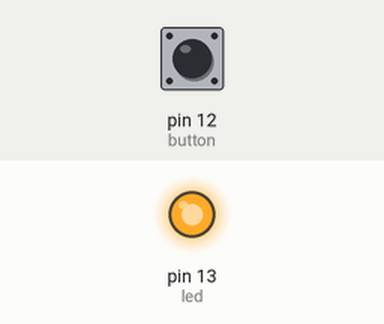
Simulated run of this sketch. Board: Arduino Uno, built with avr-gcc and run on an emulated ATmega328P. Shown: output pins drawn as LEDs (lit = HIGH). The inputs (shaded band) are chosen by the test bench; at power-on: pin 12 (button) HIGH.

Above: at 1.2 s.
1.3 s: pin 12 (button) pulled LOW for 0.15 s
At 1.37 s:
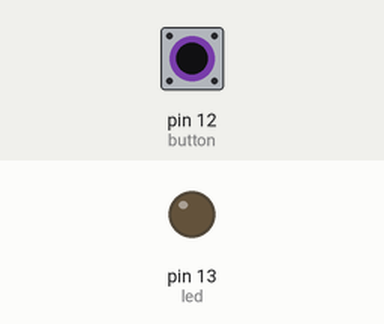
2.9 s: pin 12 (button) pulled LOW for 3.2 s
At 6.7 s:
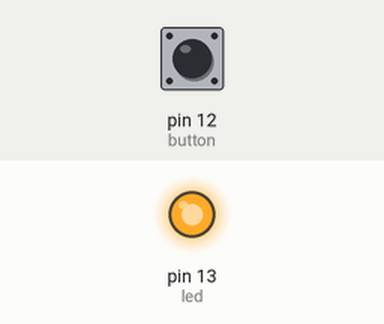
Timing chart, 0 to 8.2 s (numbered marks = the images above; inputs shaded):
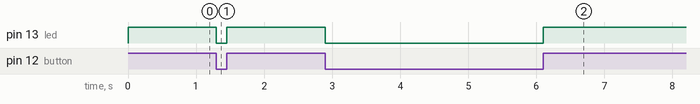

The sketch:

button_input_Pullup.ino
```cpp
int led = 13;
boolean button_state = false;
int button = 12;

void setup() {
  // put your setup code here, to run once:
  pinMode(led,OUTPUT);
  pinMode(button,INPUT_PULLUP);
  Serial.begin(9600);
}

void loop() {
  // put your main code here, to run repeatedly:
  button_state = digitalRead(button); //neu state = 0 co nhan nut, state = 1 khong nhan nut
  digitalWrite(led,button_state);
}
```

Measured:
- after the input at 1.3 s, pin 13 (led): HIGH → LOW at once, → HIGH 0.15 s later
- after the input at 2.9 s, pin 13 (led): HIGH → LOW at once, → HIGH 3.2 s later
